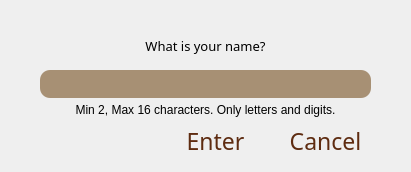
<?xml version="1.0" encoding="UTF-8"?>
<ui version="4.0">
 <class>Username</class>
 <widget class="QDialog" name="Username">
  <property name="geometry">
   <rect>
    <x>0</x>
    <y>0</y>
    <width>411</width>
    <height>172</height>
   </rect>
  </property>
  <property name="windowTitle">
   <string>Dialog</string>
  </property>
  <property name="styleSheet">
   <string notr="true">QDialog {border-image: url(:/Images/UI/Keys.png);}</string>
  </property>
  <widget class="QPushButton" name="skipButton">
   <property name="geometry">
    <rect>
     <x>270</x>
     <y>120</y>
     <width>111</width>
     <height>41</height>
    </rect>
   </property>
   <property name="font">
    <font>
     <family>Karate</family>
     <pointsize>17</pointsize>
    </font>
   </property>
   <property name="cursor">
    <cursorShape>PointingHandCursor</cursorShape>
   </property>
   <property name="focusPolicy">
    <enum>Qt::NoFocus</enum>
   </property>
   <property name="styleSheet">
    <string notr="true">QPushButton {
	font-family: 'Karate';
	border-radius: 10px;
	color: rgb(94, 44, 17);
}

QPushButton:hover {
	background-color: rgba(102, 32, 0, 0.3);
}
</string>
   </property>
   <property name="text">
    <string>Cancel</string>
   </property>
  </widget>
  <widget class="QPushButton" name="enterButton">
   <property name="geometry">
    <rect>
     <x>160</x>
     <y>120</y>
     <width>111</width>
     <height>41</height>
    </rect>
   </property>
   <property name="font">
    <font>
     <family>Karate</family>
     <pointsize>17</pointsize>
    </font>
   </property>
   <property name="cursor">
    <cursorShape>PointingHandCursor</cursorShape>
   </property>
   <property name="focusPolicy">
    <enum>Qt::NoFocus</enum>
   </property>
   <property name="styleSheet">
    <string notr="true">QPushButton {
	font-family: 'Karate';
	color: rgb(94, 44, 17);
	border-radius: 10px;
}

QPushButton:hover {
	background-color: rgba(102, 32, 0, 0.3);
}
</string>
   </property>
   <property name="text">
    <string>Enter</string>
   </property>
  </widget>
  <widget class="QLineEdit" name="lineEdit">
   <property name="geometry">
    <rect>
     <x>40</x>
     <y>70</y>
     <width>331</width>
     <height>28</height>
    </rect>
   </property>
   <property name="font">
    <font>
     <bold>true</bold>
    </font>
   </property>
   <property name="styleSheet">
    <string notr="true">background-color: rgba(118, 79, 31, 150);
border-radius: 10px;</string>
   </property>
   <property name="alignment">
    <set>Qt::AlignCenter</set>
   </property>
  </widget>
  <widget class="QLabel" name="askUsernameLabel">
   <property name="geometry">
    <rect>
     <x>0</x>
     <y>20</y>
     <width>411</width>
     <height>51</height>
    </rect>
   </property>
   <property name="font">
    <font>
     <family>Segoe UI Black</family>
     <pointsize>10</pointsize>
    </font>
   </property>
   <property name="styleSheet">
    <string notr="true">color: rgb(0, 0, 0);</string>
   </property>
   <property name="text">
    <string>What is your name?</string>
   </property>
   <property name="alignment">
    <set>Qt::AlignCenter</set>
   </property>
  </widget>
  <widget class="QLabel" name="label">
   <property name="geometry">
    <rect>
     <x>0</x>
     <y>100</y>
     <width>411</width>
     <height>20</height>
    </rect>
   </property>
   <property name="styleSheet">
    <string notr="true">color: rgb(0, 0, 0);</string>
   </property>
   <property name="text">
    <string>Min 2, Max 16 characters. Only letters and digits.</string>
   </property>
   <property name="alignment">
    <set>Qt::AlignCenter</set>
   </property>
  </widget>
 </widget>
 <resources/>
 <connections/>
</ui>
